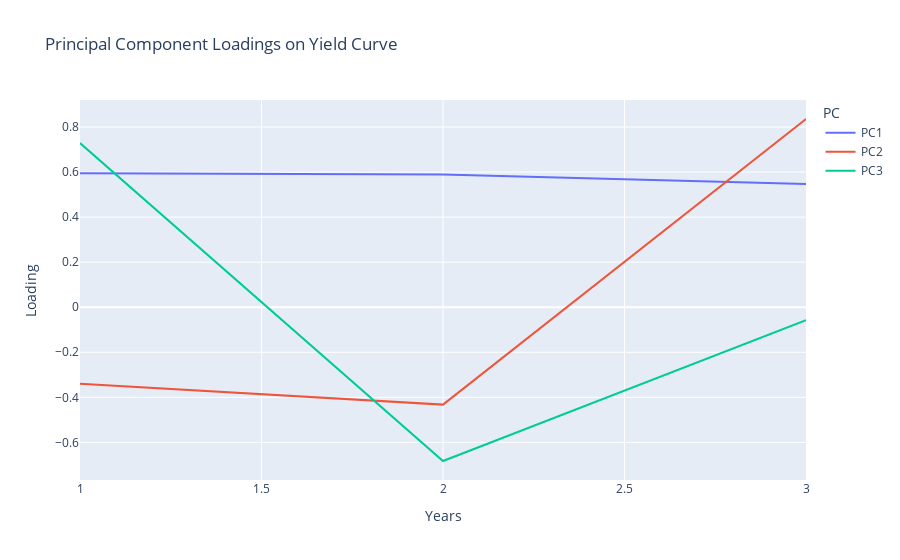

Notebook source saved alongside this figure:
### Code cell
pc_df_reset = pc_df.reset_index().melt(id_vars='Years', var_name='PC', value_name='Loading')

fig = px.line(
    pc_df_reset,
    x='Years',
    y='Loading',
    color='PC',
    title='Principal Component Loadings on Yield Curve'
)
fig.show()

### Figure 1 — Plotly figure (JSON) as saved in the notebook; plotly's stock layout.template omitted (floating-point values rounded to 4 significant figures)
{"data": [{"hovertemplate": "PC=PC1<br>Years=%{x}<br>Loading=%{y}<extra></extra>", "legendgroup": "PC1", "line": {"color": "#636efa", "dash": "solid"}, "marker": {"symbol": "circle"}, "mode": "lines", "name": "PC1", "orientation": "v", "showlegend": true, "type": "scatter", "x": [1, 2, 3], "xaxis": "x", "y": [0.5951, 0.5893, 0.5465], "yaxis": "y"}, {"hovertemplate": "PC=PC2<br>Years=%{x}<br>Loading=%{y}<extra></extra>", "legendgroup": "PC2", "line": {"color": "#EF553B", "dash": "solid"}, "marker": {"symbol": "circle"}, "mode": "lines", "name": "PC2", "orientation": "v", "showlegend": true, "type": "scatter", "x": [1, 2, 3], "xaxis": "x", "y": [-0.3392, -0.4323, 0.8355], "yaxis": "y"}, {"hovertemplate": "PC=PC3<br>Years=%{x}<br>Loading=%{y}<extra></extra>", "legendgroup": "PC3", "line": {"color": "#00cc96", "dash": "solid"}, "marker": {"symbol": "circle"}, "mode": "lines", "name": "PC3", "orientation": "v", "showlegend": true, "type": "scatter", "x": [1, 2, 3], "xaxis": "x", "y": [0.7286, -0.6825, -0.05734], "yaxis": "y"}], "layout": {"legend": {"title": {"text": "PC"}, "tracegroupgap": 0}, "title": {"text": "Principal Component Loadings on Yield Curve"}, "xaxis": {"anchor": "y", "domain": [0, 1], "title": {"text": "Years"}}, "yaxis": {"anchor": "x", "domain": [0, 1], "title": {"text": "Loading"}}}}
